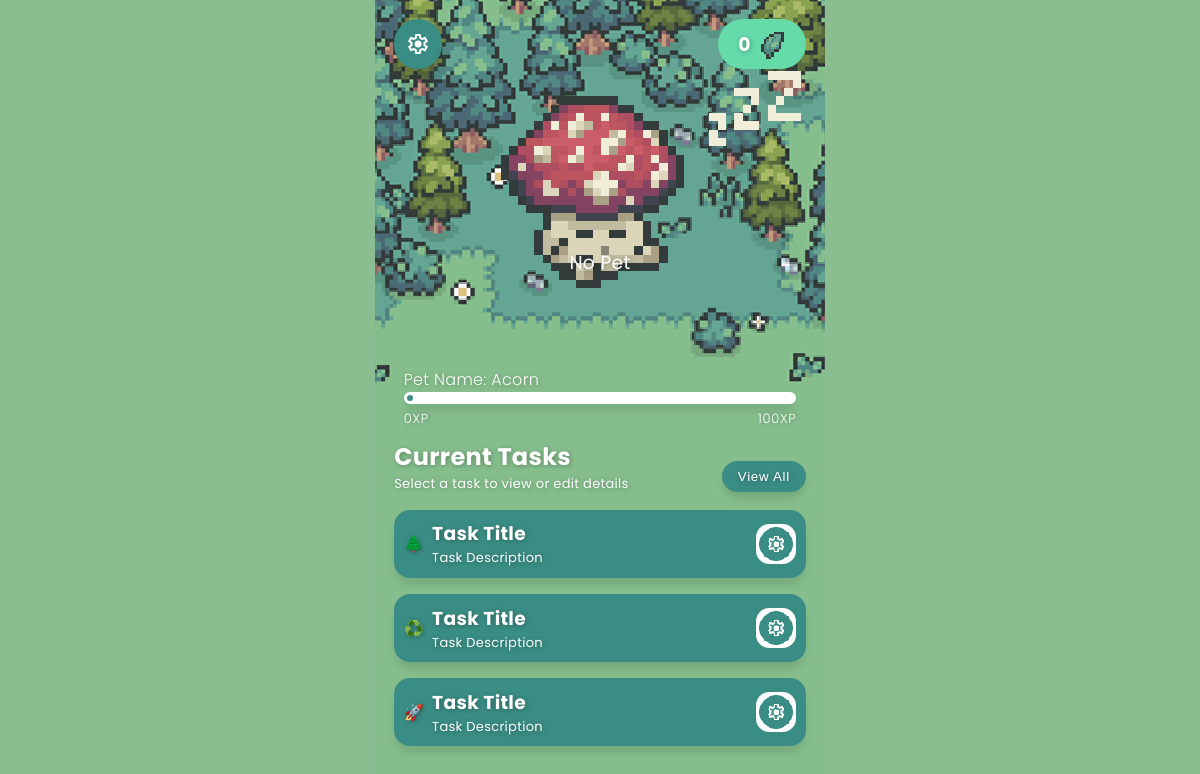
The app's page /home/ (signed in), older data.
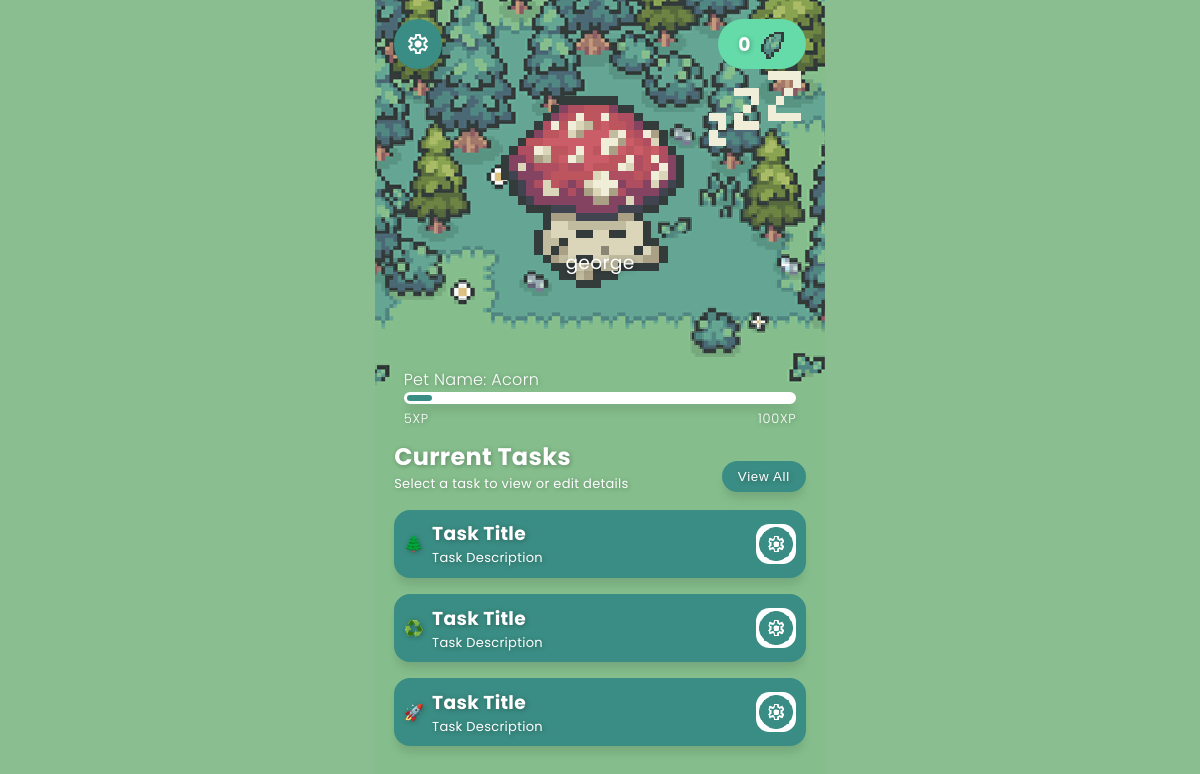
The same page, newer data.
### Ecolution/models.py (models this page shows, shortened)
class Pet(models.Model):
    user = models.ForeignKey(settings.AUTH_USER_MODEL, on_delete=models.CASCADE)  # ✅ Dynamic reference
    pet_name = models.CharField(max_length=50)
    pet_level = models.IntegerField(default=1)
    pet_exp = models.IntegerField(default=0)
    class Meta:
        unique_together = ('user', 'pet_name')
        constraints = [
            models.CheckConstraint(
                check=models.Q(pet_level__gte=1) & models.Q(pet_level__lte=10),
                name='pet_level_range'
            )
        ]
        constraints = [
            models.CheckConstraint(
                check=models.Q(pet_exp__gte=0) & models.Q(pet_exp__lte=10),
                name='pet_exp_range'
            )
        ]

### Ecolution/views.py (the view)
# urls.py: path("home/", views.home_view, name="home"),
@login_required
def home_view(request):
    user = request.user  # Get the logged-in user
    pet = Pet.objects.filter(user=user).first()
    points = user.points
    pet_exp = pet.pet_exp if pet else 0
    pet_name = pet.pet_name if pet else "No Pet"
    context = {
        "points": points,
        "pet_exp": pet_exp,
        "pet_name": pet_name
    }
    return render(request, "home.html", context)

### Ecolution/templates/home.html (shortened to what this page needs)
<!DOCTYPE html>
<html lang="en">
<head>
    {% load static %}
    <link rel="stylesheet" href="{% static 'styles.css' %}">
</head>
<body class="background">
    <header class="flex_h margin_std">
        <section class="button_settings">
            <button class="button_img flex_v flex_center box_shadow" type="button" onclick="toggleUseMenu()">
                <img src="/static/images/icon_button.png" alt="Settings">
            </button>
        </section>
        <section class="currency_indicator">
            <div class="flex_h flex_h_fill flex_center">
                <h3 class="text_light">{{ points }}</h3>
            </div>
        </section>
    </header>
    <main class="margin_std flex_v" style="height: 100vh;">
        <section class="pet">
            <div class="flex_v flex_center">
                <div class="image_wrapper">
                    <img src="{% static 'images/pets/mushroom/mushroom_large.gif' %}" alt="Pet Image">
                </div>
                <h3 class="text_light">{{ pet_name }}</h3>
            </div>
        </section>
        <section class="spacer_big"></section>
        <section class="status_bar flex_h flex_center text_light">
            <div class="pet_status flex_v margin_sml flex_v_fill">
                <p>Pet Name: Acorn</p>
                <div class="xp_bar box_shadow">
                    <div class="xp_bar_progress" style="width: {{ pet_exp }}%;"></div>
                </div>
                <div class="flex_h">
                    <p class="xp_bar_label" id="xp_bar_xp_current">{{ pet_exp }}XP</p>
                    <p class="xp_bar_label" id="xp_bar_xp_to_next_level">100XP</p>
                </div>
            </div>
        </section>
        <section class="current_tasks">
            <section class="heading flex_h">
                <div class="flex_v">
                    <h2 class="text_light">Current Tasks</h2>
                    <p class="text_light">Select a task to view or edit details</p>
                </div>
                <button class="button box_shadow text_light" type="button" onclick="toggleMenu()">View All</button>
            </section>
            <section class="card_task card box_shadow text_light">
                <div class="content flex_h flex_fill_h flex_center flex_gap_std margin_sml">
                    <div class="task_icon flex_v flex_center">🌲</div>
                    <div class="flex_v flex_v_fill ">
                        <h3>Task Title</h3>
                        <p class="task_description">Task Description</p>
                    </div>
                    <button class="button_img_light flex_v flex_center" type="button" onclick="toggleMenu()">
                        <img src="/static/images/icon_button.png" alt="Settings">
                    </button>
                </div>
            </section>
            <section class="card_task card box_shadow text_light">
                <div class="content flex_h flex_fill_h flex_center flex_gap_std margin_sml">
                    <div class="task_icon flex_v flex_center">♻️</div>
                    <div class="flex_v flex_v_fill ">
                        <h3>Task Title</h3>
                        <p class="task_description">Task Description</p>
                    </div>
                    <button class="button_img_light flex_v flex_center" type="button" onclick="toggleMenu()">
                        <img src="/static/images/icon_button.png" alt="Settings">
                    </button>
                </div>
            </section>
            <section class="card_task card box_shadow text_light">
                <div class="content flex_h flex_fill_h flex_center flex_gap_std margin_sml">
                    <div class="task_icon flex_v flex_center">🚀</div>
                    <div class="flex_v flex_v_fill ">
                        <h3>Task Title</h3>
                        <p class="task_description">Task Description</p>
                    </div>
                    <button class="button_img_light flex_v flex_center" type="button" onclick="toggleMenu()">
                        <img src="/static/images/icon_button.png" alt="Settings">
                    </button>
                </div>
            </section>
        </section>
    </main>
</body>
</html>

### Ecolution/static/styles.css (style rules this page uses)
:root { --font_family_stack: Poppins, Arial, -apple-system, BlinkMacSystemFont, avenir next, avenir, segoe ui, helvetica neue, Cantarell, Ubuntu, roboto, noto, helvetica, arial, sans-serif; --font_size_rem: 16px; --color_dark: black; --color_light: white; --color_light_off: #ddd; --color_primary: #3a8d84; --color_secondary: #65dba9; --color_background: var(--color_primary); --color_page_background: #8abd8f; --color_form_background: rgba(255, 255, 255, 0.95); --box_shadow: rgba(0, 0, 0, 0.16) 0px 0px 5px -6px, rgba(0, 0, 0, 0.12) 0px 8px 10px -2px; --text_light_shadow: 1px 1px 5px rgba(0, 0, 0, 0.3); --text_dark_shadow: 1px 1px 5px rgba(0, 0, 0, 0.12); --letter_spacing: 0.3px; --letter_spacing_lg: 0.7px }
html { font-family: var(--font_family_stack); font-size: var(--font_size_rem); background-color: var(--color_page_background); letter-spacing: var(--letter_spacing); }
body { margin: 0; min-height: 100vh; max-width: 500px; padding-top: 0.05px; }
h1, h2, h3, h4, h5 { margin-block: 0; }
p { margin-block: 0; }
.text_light { color: var(--color_light); text-shadow: var(--text_light_shadow); }
@media only screen and (min-width: 600px) { body { max-width: 450px; margin-left: auto; margin-right: auto; } }
button.button { background-color: var(--color_primary); border: none; border-radius: 2em; height: fit-content; padding: 0.5rem 1rem; letter-spacing: var(--letter_spacing_lg); }
button.button_img { background-color: var(--color_primary); border: none; width: 3rem; aspect-ratio: 1; border-radius: 2em; }
button.button_img img { width: inherit; height: inherit; }
button.button_img_light { background-color: var(--color_light); border: none; width: 40px; height: 40px; aspect-ratio: 1; border-radius: 1em; }
button.button_img_light img { width: inherit; height: inherit; }
.margin_sml { margin: 0.6rem; }
.margin_std { margin: 1.2rem; }
.flex_h { display: flex; flex-direction: row; flex-wrap: nowrap; justify-content: space-between; }
.flex_v { display: flex; flex-direction: column; flex-wrap: nowrap; }
.flex_center { justify-content: center; align-items: center; }
.flex_gap_std { gap: 0.5rem; }
.flex_v_fill { width: 100%; }
.flex_h_fill { height: 100%; }
.image_wrapper { width: 160px; height: 160px; }
.background { image-rendering: pixelated; background: url('/static/images/background.png') no-repeat center center; background-size: 100vh; background-position: 58% 100%; }
.card { background-color: var(--color_background); border-radius: 1em; margin-block: 1em; padding-top: 0.05px; padding-bottom: 0.05px; }
.box_shadow { box-shadow: var(--box_shadow); }
section.spacer_big { height: 5rem; }
section.pet img { width: 400px; height: 400px; image-rendering: pixelated; margin-left: calc(-100px - 1.2rem); margin-top: -100px; }
section.pet h3 { font-weight: normal; }
section.status_bar .xp_bar { background-color: var(--color_light); border: 3px solid var(--color_light); border-radius: 1rem; }
section.status_bar .xp_bar_progress { width: 50px; border: 3px solid var(--color_primary); border-radius: 1rem; }
section.status_bar .xp_bar_label { font-size: small; margin-top: 5px; letter-spacing: var(--letter_spacing_lg); }
section.status_bar .pet_status { font-weight: 300; }
section.currency_indicator { background-color: var(--color_secondary); border-radius: 2em; }
section.currency_indicator>div { margin-left: 20px; margin-right: 15px; }
section.current_tasks>.heading p { font-size: small; }
section.current_tasks>.heading button { align-self: end; margin-bottom: 2px; }
.current_tasks .task_description { font-size: small; }
.button_settings { position: relative; }

Row changes from the older to the newer data that the page shows:
added Pet: pet_name "george"
Text that changed along with them:
{{ pet_exp }}: 0 → 5 (drawn)
{{ pet_exp }}: "0" → "5"
{{ pet_name }}: "No Pet" → (not shown)
